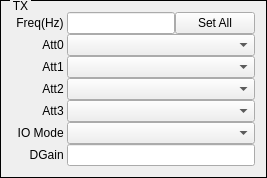
    <widget class="QGroupBox" name="groupBoxTX">
     <property name="styleSheet">
      <string notr="true">QGroupBox{ border:1px solid black; margin-top:0.5ex; }
QGroupBox::title { subcontrol-origin:margin; subcontrol-position:top left; top:-1px; left:10px; margin-left: 0px; padding:0 1px; }</string>
     </property>
     <property name="title">
      <string>TX</string>
     </property>
     <layout class="QHBoxLayout" name="horizontalLayout">
      <item>
       <layout class="QVBoxLayout" name="verticalLayoutTx">
        <property name="spacing">
         <number>0</number>
        </property>
        <item>
         <layout class="QHBoxLayout" name="horizontalLayoutTx0">
          <property name="spacing">
           <number>0</number>
          </property>
          <property name="topMargin">
           <number>0</number>
          </property>
          <property name="rightMargin">
           <number>0</number>
          </property>
          <property name="bottomMargin">
           <number>0</number>
          </property>
          <item>
           <widget class="QLabel" name="labelTXFreq">
            <property name="enabled">
             <bool>true</bool>
            </property>
            <property name="sizePolicy">
             <sizepolicy hsizetype="Fixed" vsizetype="Fixed">
              <horstretch>0</horstretch>
              <verstretch>0</verstretch>
             </sizepolicy>
            </property>
            <property name="minimumSize">
             <size>
              <width>55</width>
              <height>16</height>
             </size>
            </property>
            <property name="maximumSize">
             <size>
              <width>16777215</width>
              <height>16777215</height>
             </size>
            </property>
            <property name="text">
             <string>Freq(Hz) </string>
            </property>
            <property name="alignment">
             <set>Qt::AlignRight|Qt::AlignTrailing|Qt::AlignVCenter</set>
            </property>
            <property name="buddy">
             <cstring>lineEditTXFreq</cstring>
            </property>
           </widget>
          </item>
          <item>
           <widget class="QRFFreqScrollEdit" name="lineEditTXFreq">
            <property name="sizePolicy">
             <sizepolicy hsizetype="Expanding" vsizetype="Fixed">
              <horstretch>5</horstretch>
              <verstretch>0</verstretch>
             </sizepolicy>
            </property>
            <property name="text">
             <string/>
            </property>
           </widget>
          </item>
          <item>
           <widget class="QPushButton" name="pushButtonSetTXAll">
            <property name="sizePolicy">
             <sizepolicy hsizetype="Expanding" vsizetype="Fixed">
              <horstretch>1</horstretch>
              <verstretch>0</verstretch>
             </sizepolicy>
            </property>
            <property name="text">
             <string>Set All</string>
            </property>
           </widget>
          </item>
         </layout>
        </item>
        <item>
         <layout class="QHBoxLayout" name="horizontalLayoutTx1">
          <property name="spacing">
           <number>0</number>
          </property>
          <item>
           <widget class="QLabel" name="labelTXAtt0">
            <property name="sizePolicy">
             <sizepolicy hsizetype="Fixed" vsizetype="Fixed">
              <horstretch>0</horstretch>
              <verstretch>0</verstretch>
             </sizepolicy>
            </property>
            <property name="minimumSize">
             <size>
              <width>55</width>
              <height>16</height>
             </size>
            </property>
            <property name="maximumSize">
             <size>
              <width>16777215</width>
              <height>16777215</height>
             </size>
            </property>
            <property name="text">
             <string>Att0 </string>
            </property>
            <property name="alignment">
             <set>Qt::AlignRight|Qt::AlignTrailing|Qt::AlignVCenter</set>
            </property>
            <property name="buddy">
             <cstring>comboBoxTXAtt0</cstring>
            </property>
           </widget>
          </item>
          <item>
           <widget class="QComboBox" name="comboBoxTXAtt0">
            <property name="sizePolicy">
             <sizepolicy hsizetype="Expanding" vsizetype="Fixed">
              <horstretch>5</horstretch>
              <verstretch>0</verstretch>
             </sizepolicy>
            </property>
           </widget>
          </item>
         </layout>
        </item>
        <item>
         <layout class="QHBoxLayout" name="horizontalLayoutTx2">
          <property name="spacing">
           <number>0</number>
          </property>
          <item>
           <widget class="QLabel" name="labelTXAtt1">
            <property name="sizePolicy">
             <sizepolicy hsizetype="Fixed" vsizetype="Fixed">
              <horstretch>0</horstretch>
              <verstretch>0</verstretch>
             </sizepolicy>
            </property>
            <property name="minimumSize">
             <size>
              <width>55</width>
              <height>16</height>
             </size>
            </property>
            <property name="maximumSize">
             <size>
              <width>16777215</width>
              <height>16777215</height>
             </size>
            </property>
            <property name="text">
             <string>Att1 </string>
            </property>
            <property name="alignment">
             <set>Qt::AlignRight|Qt::AlignTrailing|Qt::AlignVCenter</set>
            </property>
            <property name="buddy">
             <cstring>comboBoxTXAtt1</cstring>
            </property>
           </widget>
          </item>
          <item>
           <widget class="QComboBox" name="comboBoxTXAtt1">
            <property name="sizePolicy">
             <sizepolicy hsizetype="Expanding" vsizetype="Fixed">
              <horstretch>5</horstretch>
              <verstretch>0</verstretch>
             </sizepolicy>
            </property>
           </widget>
          </item>
         </layout>
        </item>
        <item>
         <layout class="QHBoxLayout" name="horizontalLayoutTx3">
          <property name="spacing">
           <number>0</number>
          </property>
          <item>
           <widget class="QLabel" name="labelTXAtt2">
            <property name="sizePolicy">
             <sizepolicy hsizetype="Fixed" vsizetype="Fixed">
              <horstretch>0</horstretch>
              <verstretch>0</verstretch>
             </sizepolicy>
            </property>
            <property name="minimumSize">
             <size>
              <width>55</width>
              <height>16</height>
             </size>
            </property>
            <property name="maximumSize">
             <size>
              <width>16777215</width>
              <height>16777215</height>
             </size>
            </property>
            <property name="text">
             <string>Att2 </string>
            </property>
            <property name="alignment">
             <set>Qt::AlignRight|Qt::AlignTrailing|Qt::AlignVCenter</set>
            </property>
            <property name="buddy">
             <cstring>comboBoxTXAtt2</cstring>
            </property>
           </widget>
          </item>
          <item>
           <widget class="QComboBox" name="comboBoxTXAtt2">
            <property name="sizePolicy">
             <sizepolicy hsizetype="Expanding" vsizetype="Fixed">
              <horstretch>5</horstretch>
              <verstretch>0</verstretch>
             </sizepolicy>
            </property>
           </widget>
          </item>
         </layout>
        </item>
        <item>
         <layout class="QHBoxLayout" name="horizontalLayoutTx4">
          <property name="spacing">
           <number>0</number>
          </property>
          <item>
           <widget class="QLabel" name="labelTXAtt3">
            <property name="sizePolicy">
             <sizepolicy hsizetype="Fixed" vsizetype="Fixed">
              <horstretch>0</horstretch>
              <verstretch>0</verstretch>
             </sizepolicy>
            </property>
            <property name="minimumSize">
             <size>
              <width>55</width>
              <height>16</height>
             </size>
            </property>
            <property name="maximumSize">
             <size>
              <width>16777215</width>
              <height>16777215</height>
             </size>
            </property>
            <property name="text">
             <string>Att3 </string>
            </property>
            <property name="alignment">
             <set>Qt::AlignRight|Qt::AlignTrailing|Qt::AlignVCenter</set>
            </property>
            <property name="buddy">
             <cstring>comboBoxTXAtt3</cstring>
            </property>
           </widget>
          </item>
          <item>
           <widget class="QComboBox" name="comboBoxTXAtt3">
            <property name="sizePolicy">
             <sizepolicy hsizetype="Expanding" vsizetype="Fixed">
              <horstretch>5</horstretch>
              <verstretch>0</verstretch>
             </sizepolicy>
            </property>
           </widget>
          </item>
         </layout>
        </item>
        <item>
         <layout class="QHBoxLayout" name="horizontalLayoutTx5">
          <property name="spacing">
           <number>0</number>
          </property>
          <item>
           <widget class="QLabel" name="labelIOMode">
            <property name="sizePolicy">
             <sizepolicy hsizetype="Fixed" vsizetype="Fixed">
              <horstretch>0</horstretch>
              <verstretch>0</verstretch>
             </sizepolicy>
            </property>
            <property name="minimumSize">
             <size>
              <width>55</width>
              <height>16</height>
             </size>
            </property>
            <property name="maximumSize">
             <size>
              <width>16777215</width>
              <height>16777215</height>
             </size>
            </property>
            <property name="text">
             <string>IO Mode </string>
            </property>
            <property name="alignment">
             <set>Qt::AlignRight|Qt::AlignTrailing|Qt::AlignVCenter</set>
            </property>
            <property name="buddy">
             <cstring>comboBoxIOMode</cstring>
            </property>
           </widget>
          </item>
          <item>
           <widget class="QComboBox" name="comboBoxIOMode">
            <property name="sizePolicy">
             <sizepolicy hsizetype="Expanding" vsizetype="Fixed">
              <horstretch>5</horstretch>
              <verstretch>0</verstretch>
             </sizepolicy>
            </property>
           </widget>
          </item>
         </layout>
        </item>
        <item>
         <layout class="QHBoxLayout" name="horizontalLayoutTx6">
          <property name="spacing">
           <number>0</number>
          </property>
          <item>
           <widget class="QLabel" name="labelDGain">
            <property name="sizePolicy">
             <sizepolicy hsizetype="Fixed" vsizetype="Fixed">
              <horstretch>0</horstretch>
              <verstretch>0</verstretch>
             </sizepolicy>
            </property>
            <property name="minimumSize">
             <size>
              <width>55</width>
              <height>16</height>
             </size>
            </property>
            <property name="maximumSize">
             <size>
              <width>16777215</width>
              <height>16777215</height>
             </size>
            </property>
            <property name="text">
             <string>DGain </string>
            </property>
            <property name="alignment">
             <set>Qt::AlignRight|Qt::AlignTrailing|Qt::AlignVCenter</set>
            </property>
            <property name="buddy">
             <cstring>lineEditDGain</cstring>
            </property>
           </widget>
          </item>
          <item>
           <widget class="QLineEdit" name="lineEditDGain">
            <property name="sizePolicy">
             <sizepolicy hsizetype="Expanding" vsizetype="Fixed">
              <horstretch>5</horstretch>
              <verstretch>0</verstretch>
             </sizepolicy>
            </property>
           </widget>
          </item>
         </layout>
        </item>
       </layout>
      </item>
     </layout>
    </widget>
